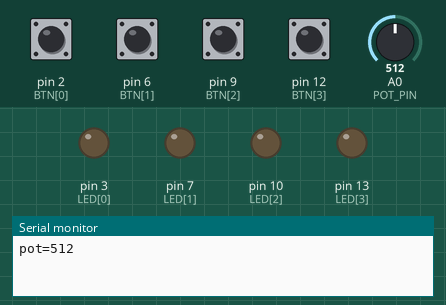
This sketch was run on a simulated Arduino Uno, built with avr-gcc and run on an emulated ATmega328P. On the bench: output pins drawn as LEDs (lit = HIGH), the last lines printed to the serial monitor. The inputs (shaded band) are chosen by the test bench; at power-on: pin 2 (BTN[0]), pin 6 (BTN[1]), pin 9 (BTN[2]), pin 12 (BTN[3]) HIGH, A0 (POT_PIN) = 512.

Above: at 1.2 s.
1.3 s: pin 2 (BTN[0]) pulled LOW for 0.15 s
At 1.6 s:
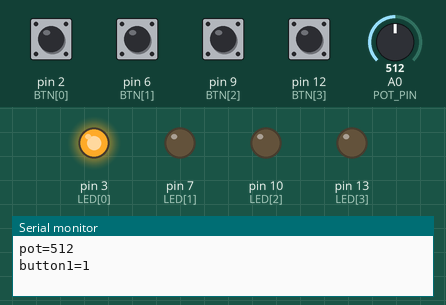
3.8 s: pin 6 (BTN[1]) pulled LOW for 0.15 s
At 4.6 s:
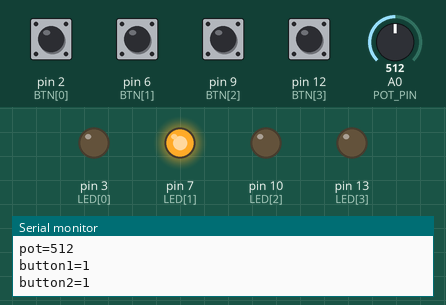
6.3 s: pin 9 (BTN[2]) pulled LOW for 0.15 s
At 6.6 s:
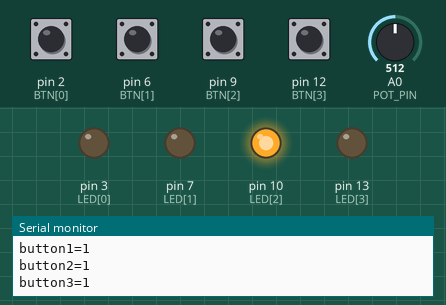
8.8 s: pin 12 (BTN[3]) pulled LOW for 0.15 s
At 9.6 s:
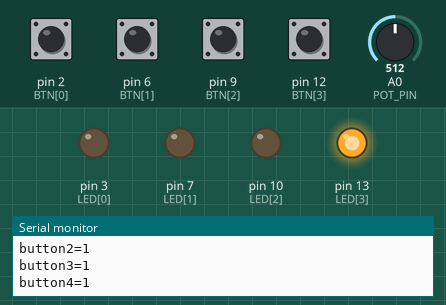
11.3 s: pin 2 (BTN[0]) driven LOW and pin 6 (BTN[1]) driven LOW
At 12.1 s:
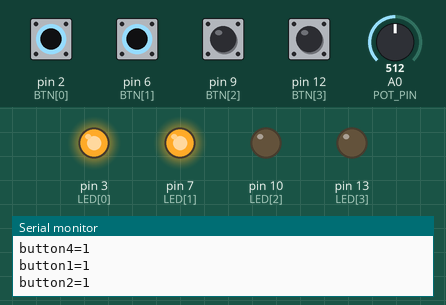
13.8 s: pin 9 (BTN[2]) driven LOW and pin 12 (BTN[3]) driven LOW
At 14.6 s:
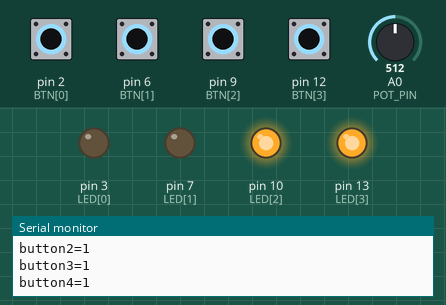
Timing chart, 0 to 16.8 s (numbered marks = the images above; inputs shaded):
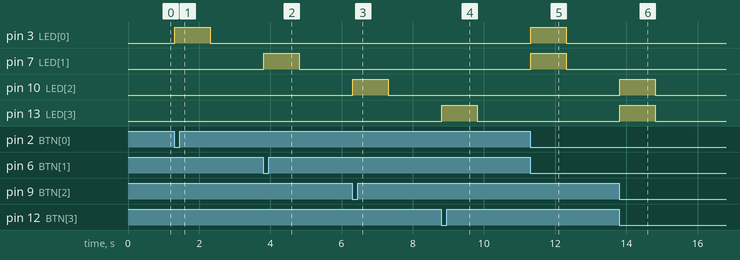

Measured:
- after the input at 1.3 s, pin 3 (LED[0]): LOW → HIGH at once, → LOW 1.0 s later
- after the input at 3.8 s, pin 7 (LED[1]): LOW → HIGH at once, → LOW 1.0 s later
- after the input at 6.3 s, pin 10 (LED[2]): LOW → HIGH at once, → LOW 1.0 s later
- after the input at 8.8 s, pin 13 (LED[3]): LOW → HIGH at once, → LOW 1.0 s later
- after the input at 11.3 s, pin 3 (LED[0]), pin 7 (LED[1]): LOW → HIGH at once, → LOW 1.0 s later
- after the input at 13.8 s, pin 10 (LED[2]), pin 13 (LED[3]): LOW → HIGH at once, → LOW 1.0 s later

The sketch:

button_to_python.ino
```cpp
// Log button presses (single event) + pot changes. Non-blocking LEDs.
#include <Arduino.h>

const uint8_t BTN[4] = {2, 6, 9, 12};
const uint8_t LED[4] = {3, 7, 10, 13};
#define POT_PIN A0

const uint16_t DEBOUNCE_MS = 15;
const uint16_t FLASH_MS    = 1000;
const uint16_t POT_THRESH  = 4;     // only report if change >= 4
const uint16_t POT_MIN_MS  = 25;    // min interval between pot prints

bool lastRead[4]       = {HIGH,HIGH,HIGH,HIGH};
bool stable[4]         = {HIGH,HIGH,HIGH,HIGH};
unsigned long tEdge[4] = {0,0,0,0};
unsigned long ledOffAt[4] = {0,0,0,0};

int lastPot = -1;
unsigned long lastPotPrint = 0;

void setup() {
  for (int i=0;i<4;i++) {
    pinMode(BTN[i], INPUT_PULLUP);  // wire buttons to GND
    pinMode(LED[i], OUTPUT);
    digitalWrite(LED[i], LOW);
  }
  Serial.begin(115200);
}

void loop() {
  unsigned long now = millis();

  // Buttons: debounce, log only on press (LOW edge)
  for (int i=0;i<4;i++) {
    bool r = digitalRead(BTN[i]);
    if (r != lastRead[i]) { lastRead[i] = r; tEdge[i] = now; }
    if ((now - tEdge[i]) >= DEBOUNCE_MS && r != stable[i]) {
      stable[i] = r;
      if (r == LOW) { // pressed
        digitalWrite(LED[i], HIGH);
        ledOffAt[i] = now + FLASH_MS;
        Serial.print("button"); Serial.print(i+1); Serial.println("=1");
      }
    }
  }

  // LEDs: 1 s flash, non-blocking
  for (int i=0;i<4;i++) {
    if (ledOffAt[i] && (long)(now - ledOffAt[i]) >= 0) {
      digitalWrite(LED[i], LOW);
      ledOffAt[i] = 0;
    }
  }

  // Pot: change-only + rate limit
  int pot = analogRead(POT_PIN); // 0..1023
  if ((lastPot < 0) || (abs(pot - lastPot) >= POT_THRESH)) {
    if (now - lastPotPrint >= POT_MIN_MS) {
      Serial.print("pot="); Serial.println(pot);
      lastPot = pot;
      lastPotPrint = now;
    }
  }
}
```
